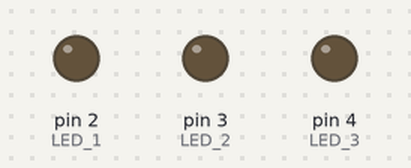
Recording of a sketch running on a simulated Arduino Uno, built with avr-gcc and run on an emulated ATmega328P. Parts: output pins drawn as LEDs (lit = HIGH).

Above: at 0.2 s.
At 3.0 s:
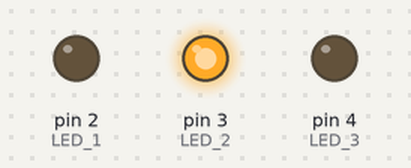
At 5.0 s:
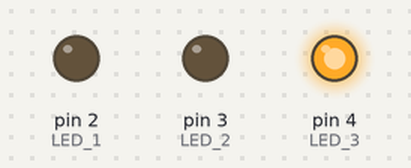
At 6.5 s:
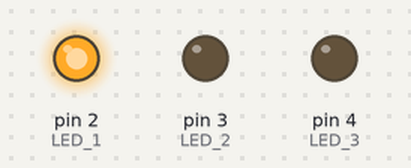
Timing chart, 0 to 7.2 s (numbered marks = the images above):
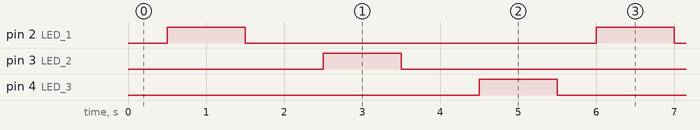

The sketch:

LED_Code_Snippets_Arduino.ino
```cpp
// the setup function runs once when you press reset or power the board
void setup() {
  // initialize digital pin LED_BUILTIN as an output.
  pinMode(2, OUTPUT);  // LED 1
  pinMode(3, OUTPUT);  // LED 2
  pinMode(4, OUTPUT);  // LED 3
}

// the loop function runs over and over again forever
void loop() {
  delay(500);
  digitalWrite(2, HIGH); //Turns voltage on
  delay(1000);
  digitalWrite(2, LOW);  // Turns voltage off
  delay(1000);           // Delays the process
  digitalWrite(3,HIGH);
  delay(1000);
  digitalWrite(3,LOW);
  delay(1000);
  digitalWrite(4, HIGH);
  delay(1000);
  digitalWrite(4, LOW);
}

/*

 //This displays the number 7 using a 7 segment LED

  const int segmentA = 2;
  const int segmentB = 3;
  const int segmentC = 4;

void setup() {

  pinMode(segmentA, OUTPUT);
  pinMode(segmentB, OUTPUT);
  pinMode(segmentC, OUTPUT);

  digitalWrite(segmentA, HIGH);
  digitalWrite(segmentB, HIGH);
  digitalWrite(segmentC, HIGH);


}
void loop() {


 }
 */
```

Measured:
- by itself, pin 2 (LED_1), pin 3 (LED_2), pin 4 (LED_3): alternates HIGH for 1.0 s and LOW for 4.5 s
- by itself, everything shown: repeats every 5.5 s, in 6 steps
